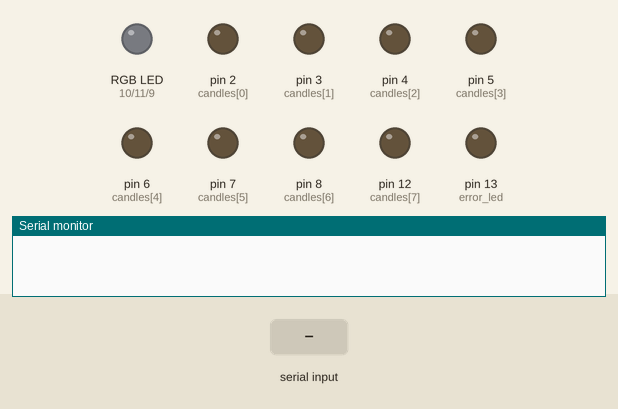
A sketch run on a simulated Arduino Uno, built with avr-gcc and run on an emulated ATmega328P. Parts: an RGB LED mixed from three pins (HIGH = lit), output pins drawn as LEDs (lit = HIGH), the last lines printed to the serial monitor. The test bench sets the inputs (shaded band).

Above: at 1.2 s.
1.3 s: "<13>" received over Serial
At 1.7 s:
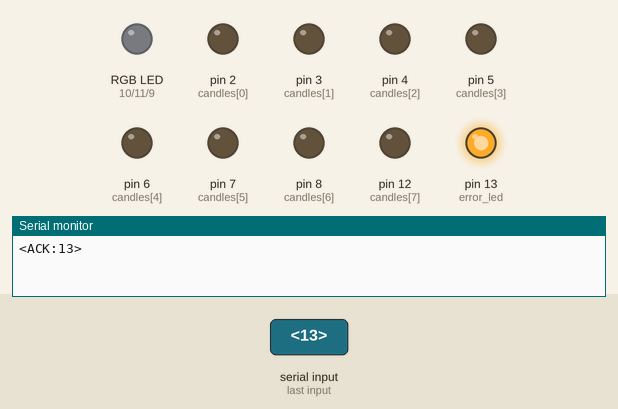
2.8 s: "<10>" received over Serial
At 4.0 s:
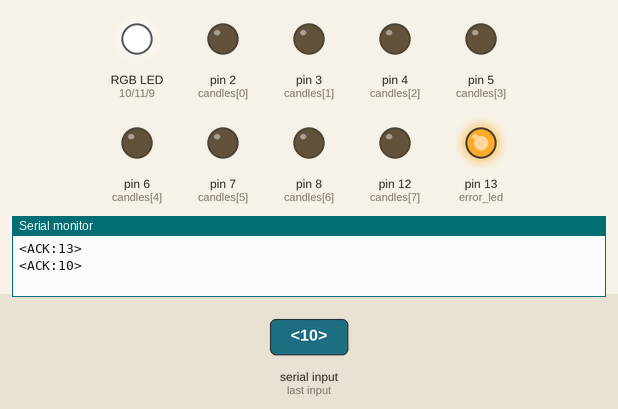
4.3 s: "<1>" received over Serial
At 5.1 s:
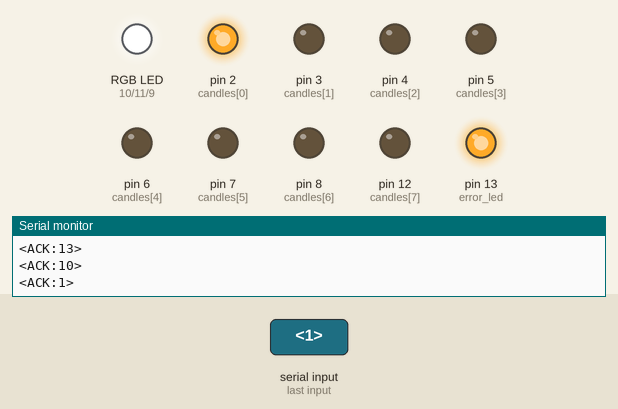
5.8 s: "<5>" received over Serial
At 6.3 s:
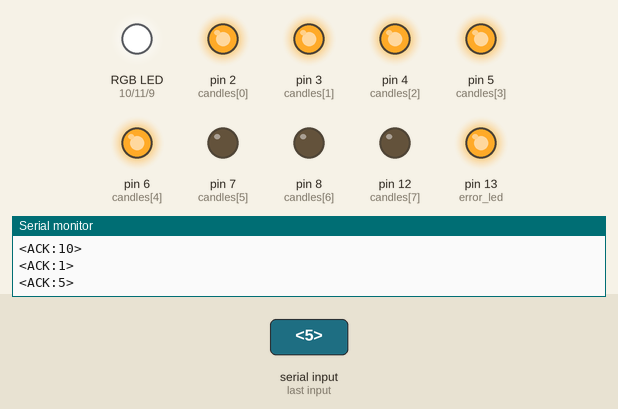
7.3 s: "<9>" received over Serial
At 8.5 s:
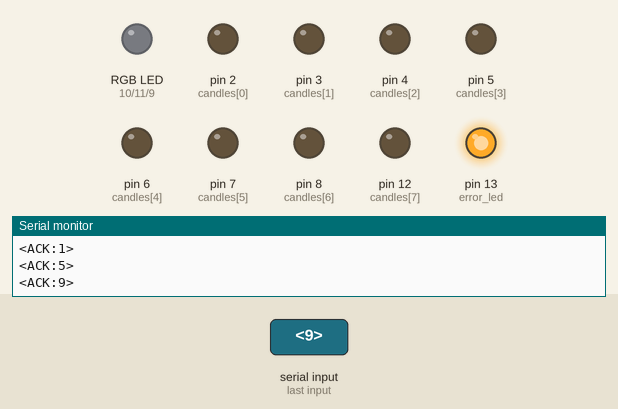
8.8 s: "<15>" received over Serial
At 9.8 s:
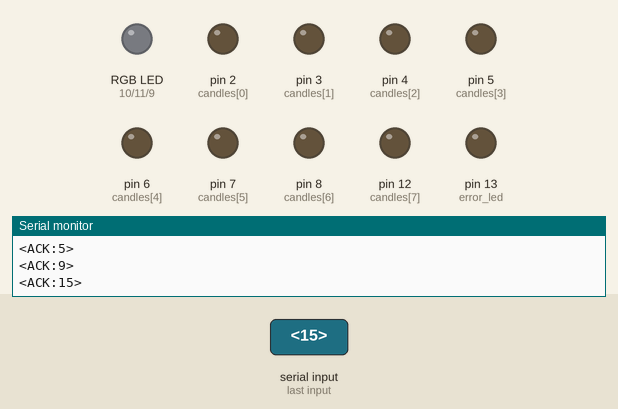
Timing chart, 0 to 11.3 s (numbered marks = the images above; inputs shaded):
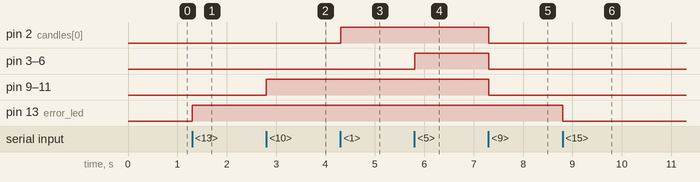

The sketch:

chanukiah.ino
```cpp
// Reminder: LED max analog is 255

/*
* SERIAL COMMANDS
* Send commands as ASCII within greater and less than symbols. Ie: <8>.
* 1-8: light n candles (including shamash, if off)
* 9: kill all lights
* 10: light shamash only
* 13: error
* 14: heartbeat
* 15: reset
*/

// Define shamash RGB LED
const int shamash_r = 10;
const int shamash_g = 11;
const int shamash_b = 9;
const int error_led = 13;

// Define pins for other candle LEDs
int candles[] = {2, 3, 4, 5, 6, 7, 8, 12};

// Keep track of current serial command / night of chag
int serial_command = 0;

// Are the candles lit?
int candles_lit = 0;

// Serial variables
char inData[10];
int index;
boolean started = false;
boolean ended = false;
char output_buffer[50];

void setup() {
  // Set up pin modes
  pinMode(shamash_r, OUTPUT);
  pinMode(shamash_g, OUTPUT);
  pinMode(shamash_b, OUTPUT);
  pinMode(error_led, OUTPUT);
  pinMode(candles[0], OUTPUT);
  pinMode(candles[1], OUTPUT);
  pinMode(candles[2], OUTPUT);
  pinMode(candles[3], OUTPUT);
  pinMode(candles[4], OUTPUT);
  pinMode(candles[5], OUTPUT);
  pinMode(candles[6], OUTPUT);
  pinMode(candles[7], OUTPUT);

  // Open the serial port
  Serial.begin(9600);
}

void loop() {
  readSerial();

  if (serial_command != 9 && serial_command != 15 && serial_command != 10 && serial_command != 13 && serial_command != 0 && serial_command != 14 && serial_command > 0 && serial_command < 16) {
    lightCandles(serial_command);
    serial_command = 0;
  } else if (serial_command == 9) {
    extinguishCandles();
    serial_command = 0;
  } else if (serial_command == 13) {
    inError(1);
    serial_command = 0;
  } else if (serial_command == 10) {
    lightShamash();
    serial_command = 0;
  } else if (serial_command == 15) {
    reset();
    serial_command = 0;
  }
}

void reset() {
  candles_lit = 0;
  serial_command = 0;
  inError(0);
  index = 0;
  started = false;
  ended = false;
  extinguishCandles();
}

void lightCandles(int night) {
  if (candles_lit == 1) {
    extinguishCandles();
  }
  lightShamash();
  //Serial.print("<MSG:Lighting ");
  //Serial.print(night);
  //Serial.println(" candles.>");
  for(int i = 0; i < night; i++) {
    digitalWrite(candles[i], HIGH);
    //delay(1000);
  }
  candles_lit = 1;
  serial_command = 0;
}

void extinguishCandles() {
  //Serial.println("<MSG:Extinguishing candles.>");
  for (int i = 8; i >= 0; i--) {
    digitalWrite(candles[i], LOW);
    //delay(1000);
  }
  analogWrite(shamash_r, 0);
  analogWrite(shamash_g, 0);
  analogWrite(shamash_b, 0);
  candles_lit = 0;
  serial_command = 0;
}

void lightShamash() {
  //Serial.println("<MSG:Lighting smahash.>");
  analogWrite(shamash_r, 255);
  analogWrite(shamash_g, 255);
  analogWrite(shamash_b, 255);
}

void inError(int value) {
  if (value==0) {
    digitalWrite(error_led, LOW);
  } else {
    digitalWrite(error_led, HIGH);
  }
}

// Adapted from PaulS's solution on http://forum.arduino.cc/index.php/topic,39609.0.html
// We need a complex process to read serial data because python transmits over serial in ASCII.
void readSerial()
{
  while((Serial.available() > 0) && (ended == false))
  {
      char aChar = Serial.read();

      if(aChar == '<')
      {
          started = true;
          index = 0;
          inData[index] = '\0';
      }
      else if(aChar == '>')
      {
          ended = true;
      }
      else if(started)
      {
          inData[index] = aChar;
          index++;
          inData[index] = '\0';
      }
  }

  if(started && ended)
  {
      // Convert the string to an integer
      serial_command = atoi(inData);

      Serial.print("<ACK:");
      Serial.print(serial_command);
      Serial.println(">");

      // Get ready for the next time
      started = false;
      ended = false;

      index = 0;
      inData[index] = '\0';
  }
}
```

Measured:
- after the input at 1.3 s, pin 13 (error_led): LOW → HIGH at once
- after the input at 2.8 s, pin 9 (shamash_b), pin 10 (shamash_r), pin 11 (shamash_g): LOW → HIGH at once
- after the input at 4.3 s, pin 2 (candles[0]): LOW → HIGH at once
- after the input at 5.8 s, pin 3 (candles[1]), pin 4 (candles[2]), pin 5 (candles[3]), pin 6 (candles[4]): LOW → HIGH at once
- after the input at 7.3 s, pin 2 (candles[0]), pin 3 (candles[1]), pin 4 (candles[2]), pin 5 (candles[3]), pin 6 (candles[4]), pin 9 (shamash_b), pin 10 (shamash_r), pin 11 (shamash_g): HIGH → LOW at once
- after the input at 8.8 s, pin 13 (error_led): HIGH → LOW at once
